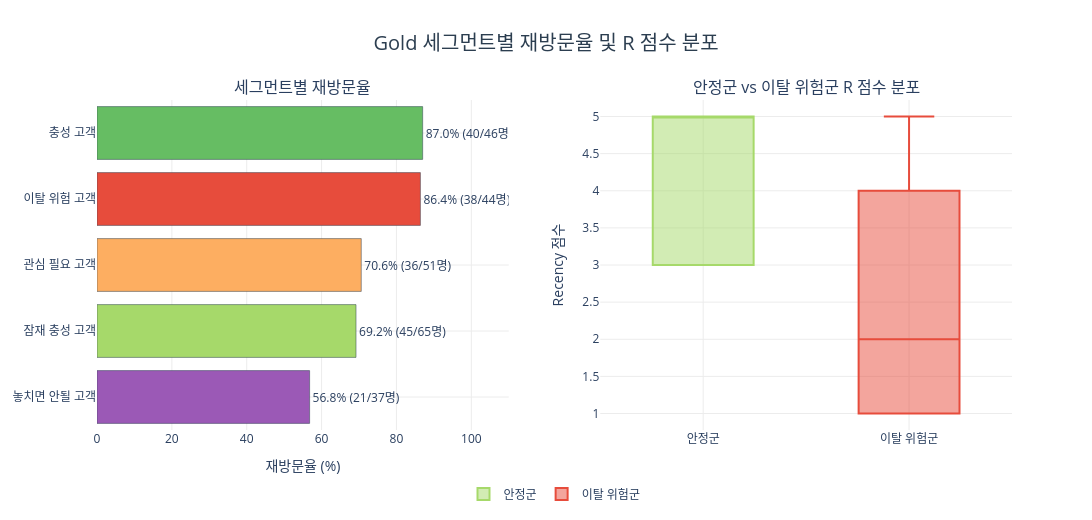

The notebook cell saved with this chart:
### Code cell
fig = make_subplots(
    rows=1, cols=2,
    subplot_titles=['세그먼트별 재방문율', '안정군 vs 이탈 위험군 R 점수 분포']
)

for _, row in seg_revisit.sort_values('재방문율').iterrows():
    fig.add_trace(go.Bar(
        x=[row['재방문율']],
        y=[row['세그먼트']],
        orientation='h',
        marker=dict(
            color=seg_color_gold.get(row['세그먼트'], '#dfe6e9'),
            line=dict(color='#2c3e50', width=0.5)
        ),
        text=[f"{row['재방문율']:.1f}% ({int(row['재방문고객'])}/{int(row['전체고객'])}명)"],
        textposition='outside',
        showlegend=False,
        name=row['세그먼트']
    ), row=1, col=1)

for group, color in [('안정군', '#a6d96a'), ('이탈 위험군', '#e74c3c')]:
    sub = visit_h1[visit_h1['그룹'] == group]['R']
    fig.add_trace(go.Box(
        y=sub,
        name=group,
        marker_color=color,
        boxpoints='outliers',
        showlegend=True
    ), row=1, col=2)

fig.update_layout(
    title=dict(
        text='Gold 세그먼트별 재방문율 및 R 점수 분포',
        font=dict(size=20, color='#2c3e50'), x=0.5, xanchor='center'
    ),
    plot_bgcolor='white',
    width=1500,
    height=520,
    legend=dict(orientation='h', yanchor='top', y=-0.15, xanchor='center', x=0.5)
)
fig.update_xaxes(gridcolor='#ececec')
fig.update_yaxes(gridcolor='#ececec')
fig.update_xaxes(title_text='재방문율 (%)', range=[0, 110], row=1, col=1)
fig.update_yaxes(title_text='Recency 점수', row=1, col=2)
fig.show()

### Figure 1 — Plotly figure (JSON) as saved in the notebook; plotly's stock layout.template omitted (floating-point values rounded to 4 significant figures; data arrays with more than 128 entries replaced by an {"elided": "..."} marker saying what was removed)
{"data": [{"marker": {"color": "#9b59b6", "line": {"color": "#2c3e50", "width": 0.5}}, "name": "놓치면 안될 고객", "orientation": "h", "showlegend": false, "text": ["56.8% (21/37명)"], "textposition": "outside", "type": "bar", "x": [56.8], "xaxis": "x", "y": ["놓치면 안될 고객"], "yaxis": "y"}, {"marker": {"color": "#a6d96a", "line": {"color": "#2c3e50", "width": 0.5}}, "name": "잠재 충성 고객", "orientation": "h", "showlegend": false, "text": ["69.2% (45/65명)"], "textposition": "outside", "type": "bar", "x": [69.2], "xaxis": "x", "y": ["잠재 충성 고객"], "yaxis": "y"}, {"marker": {"color": "#fdae61", "line": {"color": "#2c3e50", "width": 0.5}}, "name": "관심 필요 고객", "orientation": "h", "showlegend": false, "text": ["70.6% (36/51명)"], "textposition": "outside", "type": "bar", "x": [70.6], "xaxis": "x", "y": ["관심 필요 고객"], "yaxis": "y"}, {"marker": {"color": "#e74c3c", "line": {"color": "#2c3e50", "width": 0.5}}, "name": "이탈 위험 고객", "orientation": "h", "showlegend": false, "text": ["86.4% (38/44명)"], "textposition": "outside", "type": "bar", "x": [86.4], "xaxis": "x", "y": ["이탈 위험 고객"], "yaxis": "y"}, {"marker": {"color": "#66bd63", "line": {"color": "#2c3e50", "width": 0.5}}, "name": "충성 고객", "orientation": "h", "showlegend": false, "text": ["87.0% (40/46명)"], "textposition": "outside", "type": "bar", "x": [87], "xaxis": "x", "y": ["충성 고객"], "yaxis": "y"}, {"boxpoints": "outliers", "marker": {"color": "#a6d96a"}, "name": "안정군", "showlegend": true, "type": "box", "xaxis": "x2", "y": [5, 5, 5, 3, 3, 3, 5, 5, 5, 3, 5, 5, 5, 5, 5, 5, 3, 5, 5, 5, 5, 5, 5, 5, 3, 5, 3, 3, 3, 5, 5, 5, 5, 5, 3, 3, 5, 3, 5, 3, 5, 5, 3, 5, 5, 5, 5, 3, 5, 5, 3, 3, 5, 5, 3, 5, 5, 5, 3, 3, 5, 5, 3, 5, 5, 5, 3, 5, 5, 5, 5, 5, 3, 5, 5, 5, 3, 5, 5, 5, 5, 5, 5, 3, 5, 3, 5, 5, 3, 5, 5, 5, 3, 5, 5, 5, 3, 3, 3, 5, 3, 5, 3, 5, 3, 5, 3, 5, 3, 5, 5], "yaxis": "y2"}, {"boxpoints": "outliers", "marker": {"color": "#e74c3c"}, "name": "이탈 위험군", "showlegend": true, "type": "box", "xaxis": "x2", "y": {"elided": "132 int values"}, "yaxis": "y2"}], "layout": {"annotations": [{"font": {"size": 16}, "showarrow": false, "text": "세그먼트별 재방문율", "x": 0.225, "xanchor": "center", "xref": "paper", "y": 1, "yanchor": "bottom", "yref": "paper"}, {"font": {"size": 16}, "showarrow": false, "text": "안정군 vs 이탈 위험군 R 점수 분포", "x": 0.775, "xanchor": "center", "xref": "paper", "y": 1, "yanchor": "bottom", "yref": "paper"}], "height": 520, "legend": {"orientation": "h", "x": 0.5, "xanchor": "center", "y": -0.15, "yanchor": "top"}, "plot_bgcolor": "white", "title": {"font": {"color": "#2c3e50", "size": 20}, "text": "Gold 세그먼트별 재방문율 및 R 점수 분포", "x": 0.5, "xanchor": "center"}, "width": 1500, "xaxis": {"anchor": "y", "domain": [0, 0.45], "gridcolor": "#ececec", "range": [0, 110], "title": {"text": "재방문율 (%)"}}, "xaxis2": {"anchor": "y2", "domain": [0.55, 1], "gridcolor": "#ececec"}, "yaxis": {"anchor": "x", "domain": [0, 1], "gridcolor": "#ececec"}, "yaxis2": {"anchor": "x2", "domain": [0, 1], "gridcolor": "#ececec", "title": {"text": "Recency 점수"}}}}
